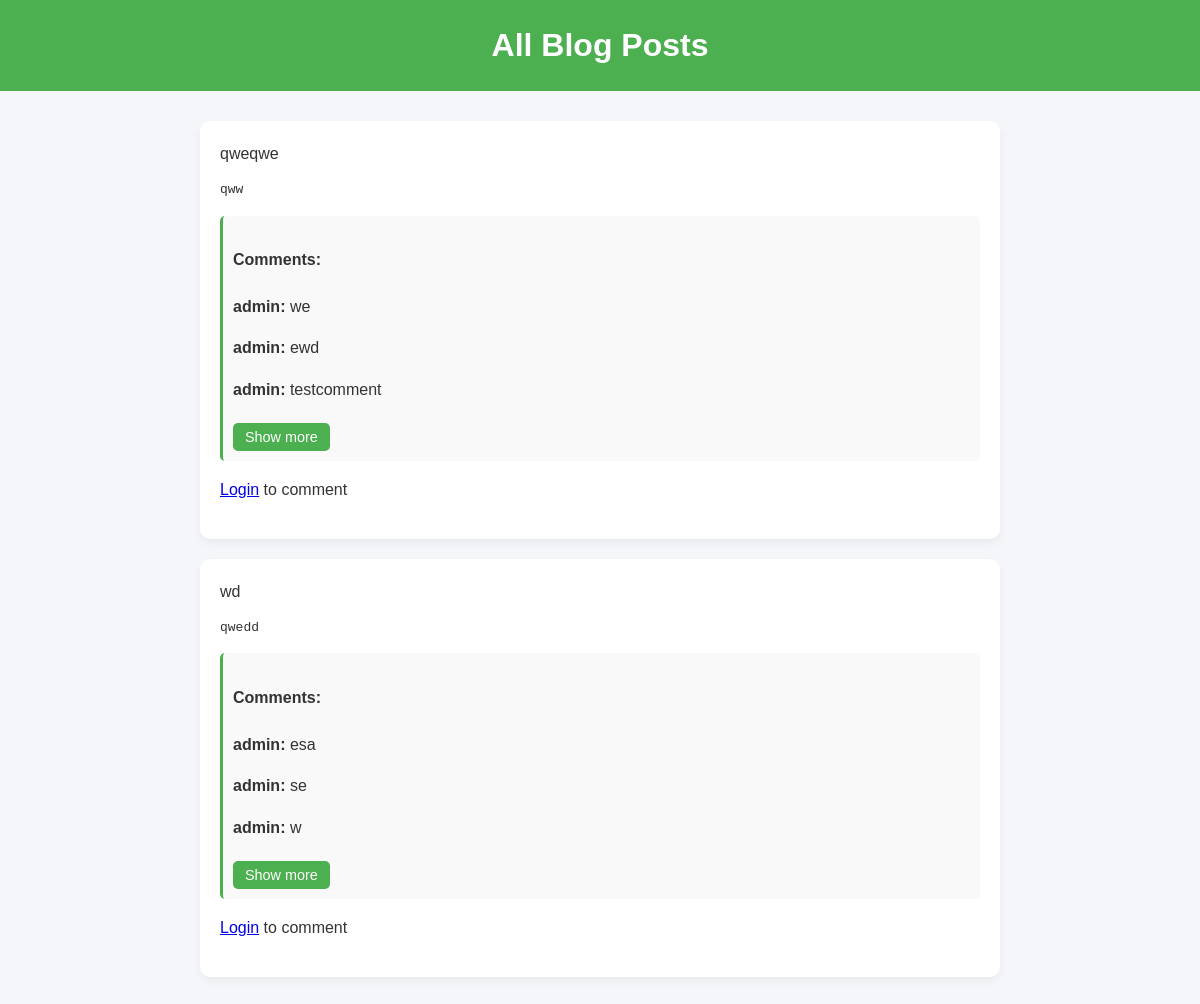
The app's page /mblog// with its own data.
### blog/models.py (models this page shows, shortened)
class Post(models.Model):
    title=models.CharField(max_length=40)
    text=models.TextField(default='...')
    posted_at=models.DateTimeField(auto_now_add=True)

class Comment(models.Model):
    post=models.ForeignKey('Post',on_delete=models.CASCADE)
    user=models.ForeignKey(User,on_delete=models.CASCADE)
    comment=models.TextField()
    commented_at=models.DateTimeField(auto_now_add=True)

### blog/views.py (the view)
# urls.py: path('/',Homeview.as_view(),name='home'),
class Homeview(ListView):
    model=Post
    template_name='home.html'
    context_object_name='post'

### blog/templates/home.html (shortened to what this page needs)
<!DOCTYPE html>
<html lang="en">
<head>
</head>
<body>
  <h1>All Blog Posts</h1>
  <ul>
    {% for post in post %}
      <li>
        <a>{{ post.title }}</a>
        <pre>{{ post.text }}</pre>
             <div class="comment-box">
        <h4>Comments:</h4>
        {% if post.comment_set.exists %}
          {% for comment in post.comment_set.all %}
                  <p class="{% if forloop.counter > 3 %}hidden-comment{% endif %}">
              <strong>{{ comment.user }}:</strong> {{ comment.comment }}
            </p>
          {% endfor %}
          {% if post.comment_set.count > 3 %}
            <button class="show-more" onclick="toggleComments(this)">Show more</button>
          {% endif %}
        {% else %}
                <p>No comments yet.</p>
        {% endif %}
      </div>
        {% if user.is_authenticated %}
          <form class="comment-form" action="{% url 'add_comment' post.pk %}" method="post">
               {% csrf_token %}
                      <textarea name="comment" rows="2" placeholder="Write a comment..." required></textarea>
                    <button type="submit">Add Comment</button>
          </form>
        {% else %}
          <p><a href="{% url 'login' %}">Login</a> to comment</p>
        {% endif %}
      </li>
    {% endfor %}
  </ul>
</body>
</html>

### blog/templates/home.html (style rules this page uses)
body { margin: 0; font-family: Arial, sans-serif; background: #f4f6f9; color: #333; line-height: 1.6; }
h1 { text-align: center; padding: 20px; margin: 0; background: #4CAF50; color: white; font-size: 2rem; }
ul { list-style: none; padding: 0; max-width: 800px; margin: 30px auto; }
li { background: white; margin-bottom: 20px; padding: 20px; border-radius: 10px; box-shadow: 0 4px 8px rgba(0,0,0,0.05); }
.comment-box { margin-top: 15px; padding: 10px; background: #f9f9f9; border-left: 3px solid #4CAF50; border-radius: 5px; }
button, .delete-btn, .show-more { background: #4CAF50; color: white; border: none; padding: 6px 12px; border-radius: 5px; margin-top: 5px; cursor: pointer; font-size: 0.9rem; }

### records on screen
Post: title "qweqwe", text "qww", shows "Show more"
Comment: user "admin", comment "we"
Comment: user "admin", comment "ewd"
Comment: user "admin", comment "testcomment"
Post: title "wd", text "qwedd", shows "Show more"
Comment: user "admin", comment "esa"
Comment: user "admin", comment "se"
Comment: user "admin", comment "w"
